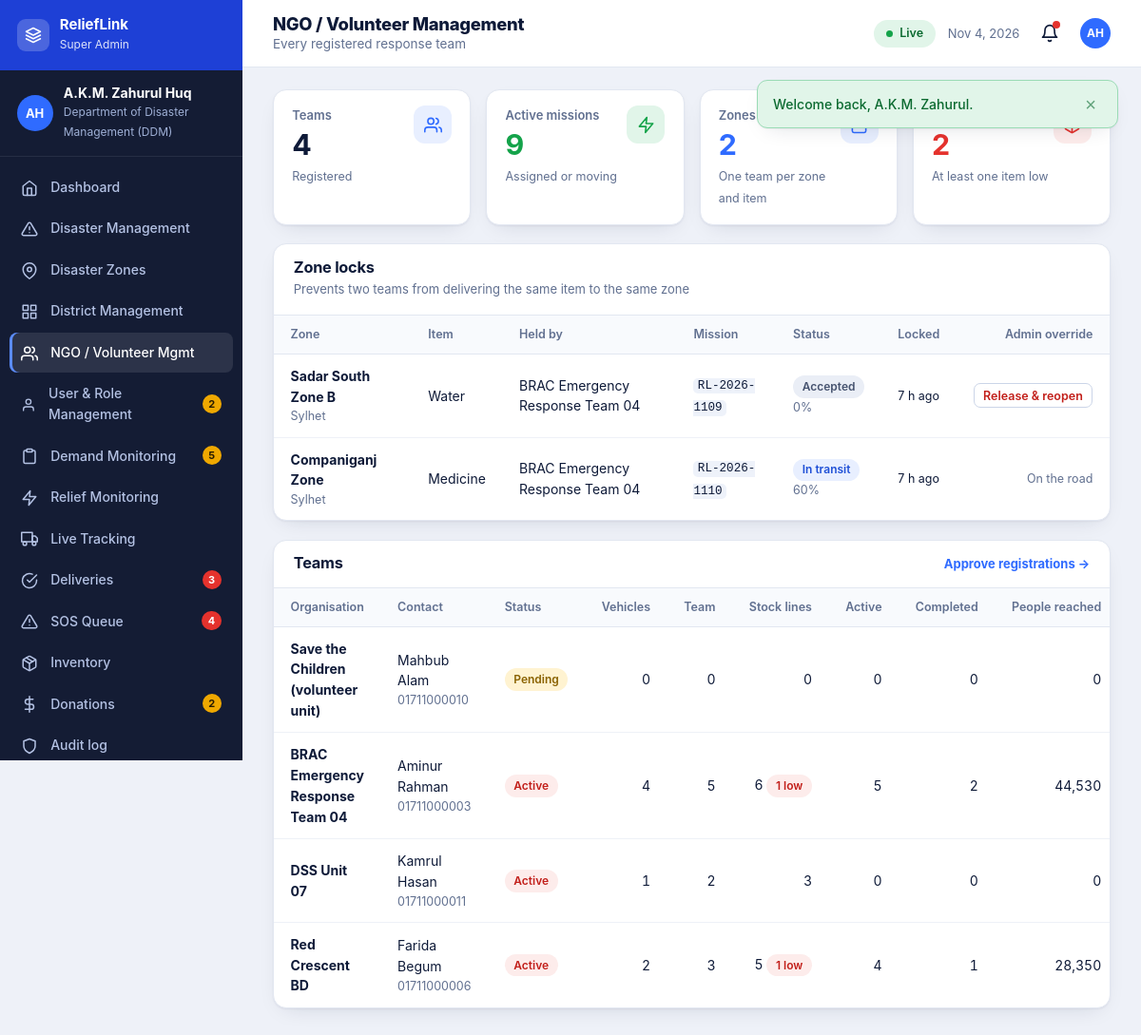
Page /dashboard/ngos.php (signed in) on the committed database.
### tables this page shows
CREATE TABLE users (
  id INT AUTO_INCREMENT PRIMARY KEY, first_name VARCHAR(60) NOT NULL, last_name VARCHAR(60) NOT NULL,
  email VARCHAR(150) NOT NULL UNIQUE, phone VARCHAR(15) NOT NULL UNIQUE, password_hash VARCHAR(255) NOT NULL,
  role ENUM('super_admin','district_admin','ngo','coordinator','audit') NOT NULL,
  district_id INT NULL, zone_id INT NULL, organization VARCHAR(150) NULL,
  status ENUM('pending','active','suspended') NOT NULL DEFAULT 'pending',
  settings TEXT NULL, last_login DATETIME NULL, created_at DATETIME NOT NULL DEFAULT CURRENT_TIMESTAMP,
  FOREIGN KEY (district_id) REFERENCES districts(id) ON DELETE SET NULL, INDEX (role, status)
);

CREATE TABLE zone_locks (
  id INT AUTO_INCREMENT PRIMARY KEY, zone_id INT NOT NULL, item_type VARCHAR(20) NOT NULL, ngo_id INT NOT NULL, mission_id INT NOT NULL,
  active_key TINYINT NULL, locked_at DATETIME NOT NULL DEFAULT CURRENT_TIMESTAMP, released_at DATETIME NULL,
  UNIQUE KEY one_active_lock (zone_id, item_type, active_key)
);

CREATE TABLE zones (
  id INT AUTO_INCREMENT PRIMARY KEY, district_id INT NOT NULL, disaster_id INT NULL, name VARCHAR(100) NOT NULL, code VARCHAR(12) NULL,
  severity ENUM('low','medium','high','critical') NOT NULL DEFAULT 'medium', status ENUM('active','monitoring','resolved') NOT NULL DEFAULT 'active',
  affected_people INT NOT NULL DEFAULT 0, households INT NOT NULL DEFAULT 0, lat DECIMAL(8,5) NOT NULL, lng DECIMAL(8,5) NOT NULL,
  created_at DATETIME NOT NULL DEFAULT CURRENT_TIMESTAMP,
  FOREIGN KEY (district_id) REFERENCES districts(id), FOREIGN KEY (disaster_id) REFERENCES disasters(id) ON DELETE SET NULL, INDEX (district_id)
);

CREATE TABLE districts (
  id INT AUTO_INCREMENT PRIMARY KEY, name VARCHAR(60) NOT NULL UNIQUE, division VARCHAR(40) NOT NULL,
  lat DECIMAL(8,5) NOT NULL, lng DECIMAL(8,5) NOT NULL, INDEX (division)
);

CREATE TABLE relief_missions (
  id INT AUTO_INCREMENT PRIMARY KEY, disaster_id INT NOT NULL, title VARCHAR(160) NOT NULL, code VARCHAR(20) NULL,
  item_type ENUM('food','water','medicine','shelter','hygiene','clothing','rescue','other') NOT NULL, unit VARCHAR(30) NOT NULL DEFAULT 'units',
  target_qty INT NOT NULL, delivered_qty INT NOT NULL DEFAULT 0, budget DECIMAL(14,2) NOT NULL DEFAULT 0,
  status ENUM('planned','assigned','accepted','in_transit','arrived','completed','cancelled') NOT NULL DEFAULT 'planned',
  priority ENUM('critical','high','medium','low') NOT NULL DEFAULT 'medium',
  ngo_id INT NULL, coordinator_id INT NULL, created_by INT NULL, demand_id INT NULL, zone_id INT NULL, inventory_id INT NULL,
  vehicle_id INT NULL, driver_id INT NULL, cargo VARCHAR(200) NULL, dispatched_qty INT NULL,
  planned_departure DATETIME NULL, eta DATETIME NULL, dispatched_at DATETIME NULL, arrived_at DATETIME NULL, progress TINYINT NOT NULL DEFAULT 0,
  confirmation_code CHAR(6) NULL, coord_confirmed TINYINT(1) NOT NULL DEFAULT 0, coord_families INT NULL, coord_notes VARCHAR(300) NULL, coord_confirmed_at DATETIME NULL,
  notes VARCHAR(300) NULL, reserved_qty INT NOT NULL DEFAULT 0, created_at DATETIME NOT NULL DEFAULT CURRENT_TIMESTAMP,
  FOREIGN KEY (disaster_id) REFERENCES disasters(id) ON DELETE CASCADE, INDEX (status), INDEX (ngo_id), INDEX (coordinator_id)
);

### dashboard/ngos.php (the view, shortened to what the rows shown need)
<?php
require __DIR__ . '/../includes/bootstrap.php';
require __DIR__ . '/../includes/layout.php';
$u = require_role(['super_admin', 'district_admin']);
$isSuper = $u['role'] === 'super_admin';
$ds = $isSuper ? '' : ' AND z.district_id=' . (int)$u['district_id'];
$locks = rows("SELECT l.*, z.name zone, di.name district, n.organization, m.code, m.title, m.status mstatus, m.progress FROM zone_locks l JOIN zones z ON z.id=l.zone_id JOIN districts di ON di.id=z.district_id JOIN users n ON n.id=l.ngo_id JOIN relief_missions m ON m.id=l.mission_id WHERE l.active_key=1$ds ORDER BY l.locked_at DESC");
$ngos = rows("SELECT n.*,
 (SELECT COUNT(*) FROM vehicles v WHERE v.ngo_id=n.id) vcount, (SELECT COUNT(*) FROM team_members t WHERE t.ngo_id=n.id AND t.status='active') tcount,
 (SELECT COUNT(*) FROM inventory i WHERE i.ngo_id=n.id) stock, (SELECT COUNT(*) FROM inventory i WHERE i.ngo_id=n.id AND i.quantity-i.reserved<=i.low_threshold) lowc,
 (SELECT COUNT(*) FROM relief_missions m WHERE m.ngo_id=n.id AND m.status IN ('assigned','accepted','in_transit','arrived')) act,
 (SELECT COUNT(*) FROM relief_missions m WHERE m.ngo_id=n.id AND m.status='completed') done,
 (SELECT COALESCE(SUM(dl.recipients),0) FROM deliveries dl JOIN relief_missions m ON m.id=dl.mission_id WHERE m.ngo_id=n.id AND dl.status='verified') ppl
 FROM users n WHERE n.role='ngo' ORDER BY n.status='pending' DESC, n.organization");
dash_head($isSuper ? 'NGO / Volunteer Management' : 'NGO Coordination', 'ngos', $isSuper ? 'Every registered response team' : 'Teams working in ' . $u['district_name'] . ' and the zones they hold');
?>
<section class="panel"><header><div><h2>Zone locks</h2><span class="sub">Prevents two teams from delivering the same item to the same zone</span></div></header>
<table class="tbl"><thead><tr><th>Zone</th><th>Item</th><th>Held by</th><th>Mission</th><th>Status</th><th>Locked</th><th style="text-align:right">Admin override</th></tr></thead><tbody>
<?php foreach ($locks as $l): ?><tr><td><b><?= e($l['zone']) ?></b><small><?= e($l['district']) ?></small></td><td><?= e(ucfirst($l['item_type'])) ?></td><td><?= e($l['organization']) ?></td><td><code><?= e($l['code']) ?></code></td><td><?= badge($l['mstatus']) ?><small><?= (int)$l['progress'] ?>%</small></td><td><small style="color:var(--ink)"><?= ago($l['locked_at']) ?></small></td>
  <td><div class="actions"><?php if (in_array($l['mstatus'], ['accepted', 'assigned'], true)): ?><form method="post" data-confirm="Release this lock and reopen the demand?"><?= csrf_field() ?><input type="hidden" name="action" value="release"><input type="hidden" name="id" value="<?= (int)$l['id'] ?>"><button class="btn btn-outline btn-xs" style="color:var(--red-d)">Release &amp; reopen</button></form><?php else: ?><small>On the road</small><?php endif; ?></div></td></tr>
<?php endforeach; if (!$locks) echo empty_row(7, 'No active zone locks.'); ?></tbody></table></section>
<section class="panel"><header><h2>Teams</h2><?php if ($isSuper): ?><a href="<?= url('dashboard/users.php?status=pending') ?>" style="font-size:13px">Approve registrations →</a><?php endif; ?></header>
<table class="tbl"><thead><tr><th>Organisation</th><th>Contact</th><th>Status</th><th class="num">Vehicles</th><th class="num">Team</th><th class="num">Stock lines</th><th class="num">Active</th><th class="num">Completed</th><th class="num">People reached</th></tr></thead><tbody>
<?php foreach ($ngos as $n): ?><tr><td><b><?= e($n['organization'] ?: '—') ?></b></td><td><?= e($n['first_name'] . ' ' . $n['last_name']) ?><small><?= e($n['phone']) ?></small></td><td><?= badge($n['status']) ?></td><td class="num"><?= (int)$n['vcount'] ?></td><td class="num"><?= (int)$n['tcount'] ?></td><td class="num"><?= (int)$n['stock'] ?><?= $n['lowc'] ? ' <span class="badge b-red">' . (int)$n['lowc'] . ' low</span>' : '' ?></td><td class="num"><?= (int)$n['act'] ?></td><td class="num"><?= (int)$n['done'] ?></td><td class="num"><?= number_format($n['ppl']) ?></td></tr>
<?php endforeach; if (!$ngos) echo empty_row(9, 'No teams to show.'); ?></tbody></table></section>
<?php dash_foot();

### includes/layout.php (shortened to what the rows shown need)
<?php
function head(string $title, string $bodyClass = ''): void {
    $u = user(); $st = $u ? user_settings($u['settings'] ?? null) : [];
    echo '<!doctype html><html lang="en"><head><meta charset="utf-8"><meta name="viewport" content="width=1280">'
       . '<title>' . e($title) . ' · ' . e(APP_NAME) . '</title>'
       . '<link rel="icon">'
       . '<link rel="stylesheet" href="' . e(url('assets/css/style.css')) . '"></head>'
       . '<body class="' . e($bodyClass) . ($st && !empty($st['datasaver']) ? ' data-saver' : '') . '" data-base="' . e(base_path()) . '" data-csrf="' . e(csrf_token()) . '"'
       . ($u ? ' data-offline="' . (int)$st['offline'] . '" data-autosync="' . (int)$st['autosync'] . '" data-datasaver="' . (int)$st['datasaver'] . '" data-uid="' . (int)$u['id'] . '"' : '') . '>';
}
function icon(string $n): string {
    return '<svg viewBox="0 0 24 24" aria-hidden="true">' . ($p[$n] ?? $p['grid']) . '</svg>';
}
function district_scope(array $u, string $col): array {
    return in_array($u['role'], ['district_admin', 'coordinator'], true) && $u['district_id'] ? [" AND $col = ?", [(int)$u['district_id']]] : ['', []];
}
function dash_counts(array $u): array {
    $c = []; $r = $u['role'];
    [$dsd, $dpd] = district_scope($u, 'district_id');
    if (in_array($r, ['super_admin', 'district_admin'], true)) $c['demands'] = [(int)val("SELECT COUNT(*) FROM demands WHERE status='pending'$dsd", $dpd), 'amber'];
    if (in_array($r, ['super_admin', 'district_admin'], true)) $c['sos'] = (int)val("SELECT COUNT(*) FROM sos_requests WHERE status='new'$dsd", $dpd);
    if (in_array($r, ['super_admin', 'audit'], true)) { $c['deliveries'] = (int)val("SELECT COUNT(*) FROM deliveries WHERE status='pending'"); $c['donations'] = [(int)val("SELECT COUNT(*) FROM donations WHERE status='pending'"), 'amber']; }
    if ($r === 'super_admin') $c['users'] = [(int)val("SELECT COUNT(*) FROM users WHERE status='pending'"), 'amber'];
    $c['notifications'] = (int)val('SELECT COUNT(*) FROM notifications WHERE user_id=? AND is_read=0', [(int)$u['id']]);
    return $c;
}
function dash_head(string $title, string $active, string $sub = ''): void {
    $u = user();
    head($title, 'dash-page role-' . ($u['role'] ?? ''));
    $counts = dash_counts($u);
    $ini = mb_substr($u['first_name'], 0, 1) . mb_substr($u['last_name'], 0, 1);
    echo '<div class="dash"><aside class="side"><div class="side-head"><span class="mark">' . icon('layers') . '</span><div><b>ReliefLink</b><small>' . e(ROLES[$u['role']][0]) . '</small></div></div>'
       . '<div class="who"><span class="av">' . e($ini) . '</span><div><b>' . e($u['first_name'] . ' ' . $u['last_name']) . '</b><small>' . e($u['organization'] ?: ($u['district_name'] ?: 'National')) . '</small></div></div><nav aria-label="Dashboard">';
    echo '</nav><div class="side-foot"><a href="' . e(url('')) . '">' . icon('external') . 'Public Site</a><a href="' . e(url('logout.php')) . '">' . icon('logout') . 'Sign Out</a></div></aside>'
       . '<div class="main"><header class="top"><div><h1>' . e($title) . '</h1>' . ($sub ? '<p>' . e($sub) . '</p>' : '') . '</div>'
       . '<div class="top-r"><span class="net-pill" data-net><i></i><span>Live</span></span><span class="date-pill">' . date('M j, Y') . '</span><a class="bell" href="' . e(url('dashboard/notifications.php')) . '" title="Notifications" aria-label="Notifications">' . icon('bell') . (($counts['notifications'] ?? 0) ? '<em></em>' : '') . '</a><span class="av sm">' . e($ini) . '</span></div></header><main class="content">';
}
function dash_foot(): void {
    echo '</main></div></div><script src="' . e(url('assets/js/map.js')) . '"></script><script src="' . e(url('assets/js/charts.js')) . '"></script><script src="' . e(url('assets/js/main.js')) . '"></script></body></html>';
}

### includes/bootstrap.php (shortened to what the rows shown need)
<?php
function base_path(): string {
    static $b = null;
    if ($b !== null) return $b;
    $root = str_replace('\\', '/', (string)realpath(__DIR__ . '/..'));
    $doc  = str_replace('\\', '/', (string)realpath($_SERVER['DOCUMENT_ROOT'] ?? ''));
    if ($doc !== '' && strpos($root, $doc) === 0) return $b = rtrim(substr($root, strlen($doc)), '/');
    $dir = str_replace('\\', '/', dirname($_SERVER['SCRIPT_NAME'] ?? ''));
    $dir = preg_replace('#/(dashboard|api)$#', '', $dir);
    return $b = rtrim($dir === '/' ? '' : $dir, '/');
}
function url(string $path = ''): string { return base_path() . '/' . ltrim($path, '/'); }
function e($v): string { return htmlspecialchars((string)$v, ENT_QUOTES | ENT_SUBSTITUTE, 'UTF-8'); }
function ago(?string $dt): string {
    $s = max(0, time() - strtotime($dt));
    if ($s < 86400) return floor($s / 3600) . ' h ago';
    return date('j M Y', strtotime($dt));
}
function badge(string $status): string {
    static $map = [
        'critical' => 'red', 'high' => 'orange', 'medium' => 'amber', 'low' => 'green',
        'active' => 'red', 'monitoring' => 'amber', 'resolved' => 'green',
        'pending' => 'amber', 'confirmed' => 'green', 'verified' => 'green', 'rejected' => 'red',
        'new' => 'red', 'assigned' => 'blue', 'planned' => 'gray', 'in_transit' => 'blue',
        'completed' => 'green', 'cancelled' => 'gray', 'suspended' => 'red',
    ];
    return '<span class="badge b-' . ($map[$status] ?? 'gray') . '">' . e(ucfirst(str_replace('_', ' ', $status))) . '</span>';
}
function db(): PDO {
    static $pdo = null;
    if ($pdo) return $pdo;
    try {
        $pdo = new PDO('mysql:host=' . DB_HOST . ';dbname=' . DB_NAME . ';charset=utf8mb4', DB_USER, DB_PASS, [
            PDO::ATTR_ERRMODE => PDO::ERRMODE_EXCEPTION,
            PDO::ATTR_DEFAULT_FETCH_MODE => PDO::FETCH_ASSOC,
            PDO::ATTR_EMULATE_PREPARES => false,
        ]);
        $pdo->exec("SET time_zone = '+06:00'");
    } catch (PDOException $ex) {
        http_response_code(500);
        exit('<h1>Database connection failed</h1><p>Import <code>database/schema.sql</code> and check <code>config/config.php</code>.</p>');
    }
    return $pdo;
}
function q(string $sql, array $p = []): PDOStatement {
    $st = db()->prepare($sql);
    foreach (array_values($p) as $i => $v) {
        $st->bindValue($i + 1, $v, $v === null ? PDO::PARAM_NULL : (is_int($v) ? PDO::PARAM_INT : PDO::PARAM_STR));
    }
    $st->execute();
    return $st;
}
function rows(string $sql, array $p = []): array { return q($sql, $p)->fetchAll(); }
function row(string $sql, array $p = []): ?array { $r = q($sql, $p)->fetch(); return $r ?: null; }
function val(string $sql, array $p = []) { $r = q($sql, $p)->fetch(PDO::FETCH_NUM); return $r ? $r[0] : null; }
function csrf_token(): string {
    return $_SESSION['csrf'];
}
function user(): ?array {
    static $u = false;
    if ($u !== false) return $u;
    $u = null;
    if (!empty($_SESSION['uid'])) {
        $u = row('SELECT u.*, d.name AS district_name FROM users u LEFT JOIN districts d ON d.id=u.district_id WHERE u.id=?', [(int)$_SESSION['uid']]);
    }
    return $u;
}
function require_role(array $roles): array {
    $u = user();
    return $u;
}
function user_settings(?string $json): array {
    $d = ['alert_sos' => 1, 'alert_mission' => 1, 'alert_demand' => 1, 'alert_system' => 1, 'email' => 1, 'sms' => 1, 'offline' => 1, 'autosync' => 1, 'datasaver' => 0];
    $j = $json ? json_decode($json, true) : null;
    return is_array($j) ? array_merge($d, array_map('intval', $j)) : $d;
}

### rows in the picture
users: role "Super Admin", ini "AH", first_name+last_name "A.K.M. Zahurul Huq", organization "Department of Disaster Management (DDM)"
zone_locks: zone.name "Sadar South Zone B", districts.name "Sylhet", item_type "Water", users.organization "BRAC Emergency Response Team 04", relief_missions.code "RL-2026-1109", relief_missions.status "Accepted", relief_missions.progress "0", locked_at "7 h ago"
zone_locks: zone.name "Companiganj Zone", districts.name "Sylhet", item_type "Medicine", users.organization "BRAC Emergency Response Team 04", relief_missions.code "RL-2026-1110", relief_missions.status "In transit", relief_missions.progress "60", locked_at "7 h ago", shows "On the road"
users: organization "Save the Children (volunteer unit)", first_name+last_name "Mahbub Alam", phone "01711000010", status "Pending", vcount "0", tcount "0", stock "0", act "0", done "0", ppl "0"
users: organization "BRAC Emergency Response Team 04", first_name+last_name "Aminur Rahman", phone "01711000003", status "Active", vcount "4", tcount "5", stock "6", lowc "1", act "5", done "2", ppl "44,530"
users: organization "DSS Unit 07", first_name+last_name "Kamrul Hasan", phone "01711000011", status "Active", vcount "1", tcount "2", stock "3", act "0", done "0", ppl "0"
users: organization "Red Crescent BD", first_name+last_name "Farida Begum", phone "01711000006", status "Active", vcount "2", tcount "3", stock "5", lowc "1", act "4", done "1", ppl "28,350"

### other values in the picture
$m "Welcome back, A.K.M. Zahurul."
$label "Dashboard"
$label "Disaster Management"
$label "Disaster Zones"
$label "District Management"
$label "NGO / Volunteer Mgmt"
$label "User & Role Management"
$n "2"
$label "Demand Monitoring"
$n "5"
$label "Relief Monitoring"
$label "Live Tracking"
$label "Deliveries"
$n "3"
$label "SOS Queue"
